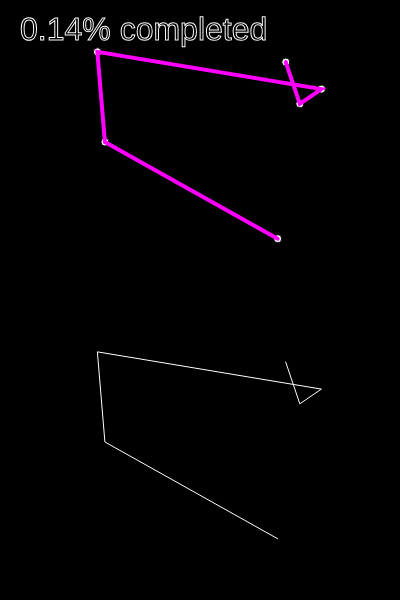
Frame 1 (no input)
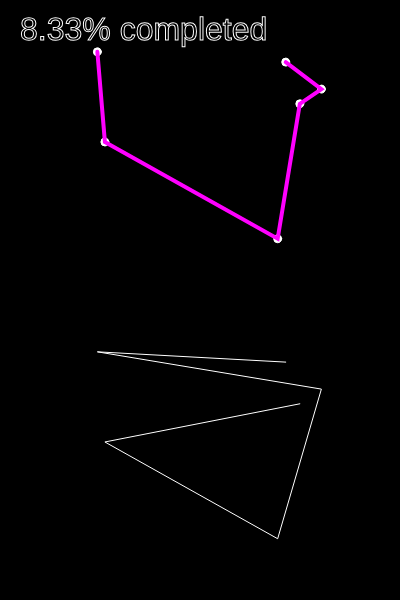
Frame 60 (no input)
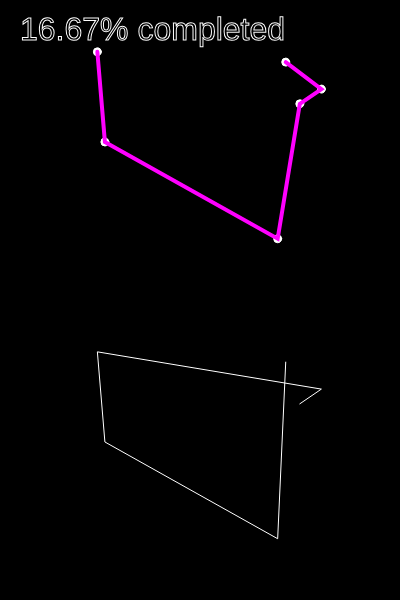
Frame 120 (the mouse pressed at the canvas centre since frame 60)

The p5.js sketch that drew these frames (run headless with seeded random() and noise() and a simulated clock; from frame 60 on, the mouse is pressed at the canvas centre):

// p5.js sketch
// ── sketch.js
var dots = [];
var totatDots = 6;
var minDist;
var best;
var order = [];

var totalPermutatons;
var count = 0;

function setup() {
  createCanvas(400, 600);
  // frameRate(1);

  for(var i = 0; i < totatDots; ++i){
    var v = createVector(random(width), random(height/2));
    dots[i] = v;
    order[i] = i;
  }

  totalPermutatons = fact(totatDots);
  console.log(totalPermutatons);

  minDist = calcDistance(dots, order);
  best = order.slice();
}

function draw() {
  background(0);

  fill(255);
  for(var i = 0; i < dots.length; ++i){
    ellipse(dots[i].x, dots[i].y, 8, 8);
  }

  stroke(255, 0, 255);
  strokeWeight(4);
  noFill();
  beginShape();
  for(var i = 0; i < best.length; ++i){
    // var dotI = best[i];
    vertex(dots[best[i]].x, dots[best[i]].y);
  }
  endShape();

  translate(0, height / 2);

  stroke(255);
  strokeWeight(1);
  noFill();
  beginShape();
  for(var i = 0; i < order.length; ++i){
    var dotI = order[i];
    vertex(dots[dotI].x, dots[dotI].y);
  }
  endShape();

  
  if(calcDistance(dots, order) < minDist) {
    minDist = calcDistance(dots, order);
    best = order.slice();
    console.log(minDist);
  }

  count++;
  // fill(0);
  stroke(255);
  textSize(32);
  // var s = "";
  // for(var i = 0; i < order.length; ++i){
  //   s += order[i];
  // }
  
  var s = 100 * (count / totalPermutatons);
  text(nf(s, 0, 2) + "% completed", 20, -260);

  nextOrder();

}

function swap(a, i, j) {
  var temp = a[i];
  a[i] = a[j];
  a[j] = temp;
}

function calcDistance(points, order) {
  var sum = 0;
  for(var i = 0; i < order.length - 1; ++i){
    var dotA = order[i];
    var dotB = order[i + 1];
    sum += dist(points[dotA].x, points[dotA].y, points[dotB].x, points[dotB].y);
  }
  return sum;
}

function nextOrder(){
  var largestI = -1;

  for(var i = 0; i < order.length - 1; ++i) {
    if(order[i] < order[i + 1]){
      largestI = i;
    }
  }
  
  if(largestI == -1){
    noLoop();
    console.log("Done");
  }

  //step 2
  var largestJ = -1;

  for(var i = order.length; i >= largestI; i--) {
    if(order[largestI] <= order[i]){
      largestJ = i;
      break;
    }
  }

  //step 3
  swap(order, largestI, largestJ);

  //step 4
  var endArray = order.splice(largestI + 1);
  endArray.reverse();
  order = order.concat(endArray);
}

function fact(n) {
  if(n == 1) {
    return 1;
  } else {
    return n * fact(n - 1);
  }
}
